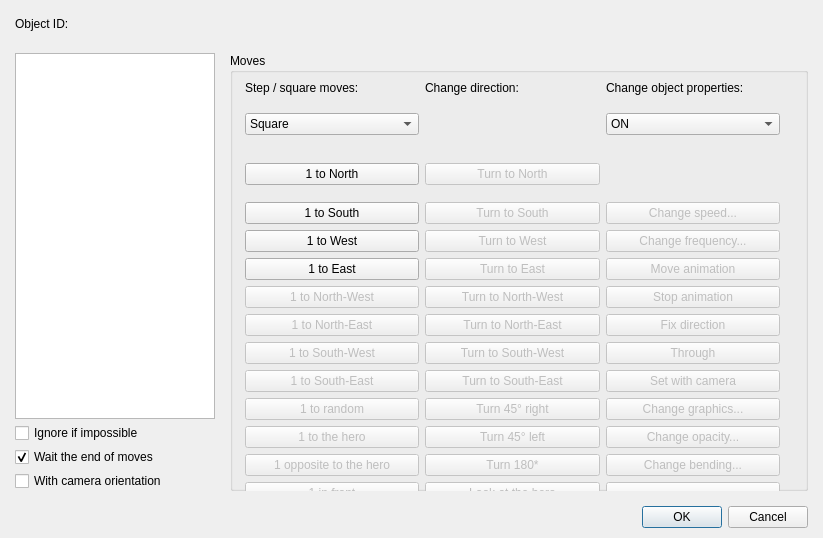
<?xml version="1.0" encoding="UTF-8"?>
<ui version="4.0">
 <class>DialogCommandMoveObject</class>
 <widget class="QDialog" name="DialogCommandMoveObject">
  <property name="geometry">
   <rect>
    <x>0</x>
    <y>0</y>
    <width>823</width>
    <height>538</height>
   </rect>
  </property>
  <property name="windowTitle">
   <string>Move object...</string>
  </property>
  <layout class="QGridLayout" name="gridLayout">
   <property name="leftMargin">
    <number>15</number>
   </property>
   <property name="topMargin">
    <number>10</number>
   </property>
   <property name="rightMargin">
    <number>15</number>
   </property>
   <property name="bottomMargin">
    <number>10</number>
   </property>
   <item row="0" column="0">
    <layout class="QVBoxLayout" name="verticalLayout_2">
     <property name="spacing">
      <number>15</number>
     </property>
     <item>
      <layout class="QHBoxLayout" name="horizontalLayout" stretch="0,0,1">
       <item>
        <widget class="QLabel" name="labelObjectID">
         <property name="text">
          <string>Object ID:</string>
         </property>
        </widget>
       </item>
       <item>
        <widget class="PanelPrimitiveValue" name="widgetPrimitiveObjectID" native="true">
         <property name="minimumSize">
          <size>
           <width>250</width>
           <height>27</height>
          </size>
         </property>
         <property name="maximumSize">
          <size>
           <width>250</width>
           <height>27</height>
          </size>
         </property>
        </widget>
       </item>
       <item>
        <spacer name="horizontalSpacer">
         <property name="orientation">
          <enum>Qt::Horizontal</enum>
         </property>
         <property name="sizeHint" stdset="0">
          <size>
           <width>208</width>
           <height>28</height>
          </size>
         </property>
        </spacer>
       </item>
      </layout>
     </item>
     <item>
      <layout class="QHBoxLayout" name="horizontalLayout_2" stretch="0,1">
       <item>
        <layout class="QVBoxLayout" name="verticalLayout" stretch="1,0,0,0">
         <property name="spacing">
          <number>4</number>
         </property>
         <item>
          <widget class="WidgetSuperTree" name="treeView">
           <property name="minimumSize">
            <size>
             <width>200</width>
             <height>0</height>
            </size>
           </property>
           <property name="maximumSize">
            <size>
             <width>200</width>
             <height>16777215</height>
            </size>
           </property>
           <attribute name="headerVisible">
            <bool>false</bool>
           </attribute>
          </widget>
         </item>
         <item>
          <widget class="QCheckBox" name="checkBoxIgnore">
           <property name="text">
            <string>Ignore if impossible</string>
           </property>
          </widget>
         </item>
         <item>
          <widget class="QCheckBox" name="checkBoxWaitEnd">
           <property name="text">
            <string>Wait the end of moves</string>
           </property>
           <property name="checked">
            <bool>true</bool>
           </property>
          </widget>
         </item>
         <item>
          <widget class="QCheckBox" name="checkBoxCameraOrientation">
           <property name="text">
            <string>With camera orientation</string>
           </property>
          </widget>
         </item>
        </layout>
       </item>
       <item>
        <widget class="QGroupBox" name="groupBox">
         <property name="title">
          <string>Moves</string>
         </property>
         <widget class="QWidget" name="layoutWidget">
          <property name="geometry">
           <rect>
            <x>15</x>
            <y>26</y>
            <width>535</width>
            <height>453</height>
           </rect>
          </property>
          <layout class="QGridLayout" name="gridLayout_2">
           <item row="0" column="0">
            <widget class="QLabel" name="label_2">
             <property name="minimumSize">
              <size>
               <width>0</width>
               <height>17</height>
              </size>
             </property>
             <property name="maximumSize">
              <size>
               <width>16777215</width>
               <height>17</height>
              </size>
             </property>
             <property name="text">
              <string>Step / square moves:</string>
             </property>
            </widget>
           </item>
           <item row="0" column="1">
            <widget class="QLabel" name="label_3">
             <property name="minimumSize">
              <size>
               <width>0</width>
               <height>17</height>
              </size>
             </property>
             <property name="maximumSize">
              <size>
               <width>16777215</width>
               <height>17</height>
              </size>
             </property>
             <property name="text">
              <string>Change direction:</string>
             </property>
            </widget>
           </item>
           <item row="0" column="2">
            <widget class="QLabel" name="label_4">
             <property name="minimumSize">
              <size>
               <width>0</width>
               <height>17</height>
              </size>
             </property>
             <property name="maximumSize">
              <size>
               <width>16777215</width>
               <height>17</height>
              </size>
             </property>
             <property name="text">
              <string>Change object properties:</string>
             </property>
            </widget>
           </item>
           <item row="1" column="0">
            <widget class="QComboBox" name="comboBoxStepSquare">
             <item>
              <property name="text">
               <string>Square</string>
              </property>
             </item>
             <item>
              <property name="text">
               <string>Step</string>
              </property>
             </item>
            </widget>
           </item>
           <item row="1" column="1">
            <spacer name="verticalSpacer">
             <property name="orientation">
              <enum>Qt::Vertical</enum>
             </property>
             <property name="sizeHint" stdset="0">
              <size>
               <width>20</width>
               <height>40</height>
              </size>
             </property>
            </spacer>
           </item>
           <item row="1" column="2">
            <widget class="QComboBox" name="comboBox_2">
             <item>
              <property name="text">
               <string>ON</string>
              </property>
             </item>
             <item>
              <property name="text">
               <string>OFF</string>
              </property>
             </item>
            </widget>
           </item>
           <item row="2" column="0">
            <widget class="QPushButton" name="pushButtonStepSquareNorth">
             <property name="text">
              <string>1 to North</string>
             </property>
            </widget>
           </item>
           <item row="2" column="1">
            <widget class="QPushButton" name="pushButton_25">
             <property name="enabled">
              <bool>false</bool>
             </property>
             <property name="text">
              <string>Turn to North</string>
             </property>
            </widget>
           </item>
           <item row="2" column="2">
            <spacer name="verticalSpacer_2">
             <property name="orientation">
              <enum>Qt::Vertical</enum>
             </property>
             <property name="sizeHint" stdset="0">
              <size>
               <width>20</width>
               <height>40</height>
              </size>
             </property>
            </spacer>
           </item>
           <item row="3" column="0">
            <widget class="QPushButton" name="pushButtonStepSquareSouth">
             <property name="text">
              <string>1 to South</string>
             </property>
            </widget>
           </item>
           <item row="3" column="1">
            <widget class="QPushButton" name="pushButton_19">
             <property name="enabled">
              <bool>false</bool>
             </property>
             <property name="text">
              <string>Turn to South</string>
             </property>
            </widget>
           </item>
           <item row="3" column="2">
            <widget class="QPushButton" name="pushButton_26">
             <property name="enabled">
              <bool>false</bool>
             </property>
             <property name="text">
              <string>Change speed...</string>
             </property>
            </widget>
           </item>
           <item row="4" column="0">
            <widget class="QPushButton" name="pushButtonStepSquareWest">
             <property name="text">
              <string>1 to West</string>
             </property>
            </widget>
           </item>
           <item row="4" column="1">
            <widget class="QPushButton" name="pushButton_20">
             <property name="enabled">
              <bool>false</bool>
             </property>
             <property name="text">
              <string>Turn to West</string>
             </property>
            </widget>
           </item>
           <item row="4" column="2">
            <widget class="QPushButton" name="pushButton_35">
             <property name="enabled">
              <bool>false</bool>
             </property>
             <property name="text">
              <string>Change frequency...</string>
             </property>
            </widget>
           </item>
           <item row="5" column="0">
            <widget class="QPushButton" name="pushButtonStepSquareEast">
             <property name="text">
              <string>1 to East</string>
             </property>
            </widget>
           </item>
           <item row="5" column="1">
            <widget class="QPushButton" name="pushButton_16">
             <property name="enabled">
              <bool>false</bool>
             </property>
             <property name="text">
              <string>Turn to East</string>
             </property>
            </widget>
           </item>
           <item row="5" column="2">
            <widget class="QPushButton" name="pushButton_31">
             <property name="enabled">
              <bool>false</bool>
             </property>
             <property name="text">
              <string>Move animation</string>
             </property>
            </widget>
           </item>
           <item row="6" column="0">
            <widget class="QPushButton" name="pushButtonStepSquareNorthWest">
             <property name="enabled">
              <bool>false</bool>
             </property>
             <property name="text">
              <string>1 to North-West</string>
             </property>
            </widget>
           </item>
           <item row="6" column="1">
            <widget class="QPushButton" name="pushButton_21">
             <property name="enabled">
              <bool>false</bool>
             </property>
             <property name="text">
              <string>Turn to North-West</string>
             </property>
            </widget>
           </item>
           <item row="6" column="2">
            <widget class="QPushButton" name="pushButton_33">
             <property name="enabled">
              <bool>false</bool>
             </property>
             <property name="text">
              <string>Stop animation</string>
             </property>
            </widget>
           </item>
           <item row="7" column="0">
            <widget class="QPushButton" name="pushButtonStepSquareNorthEast">
             <property name="enabled">
              <bool>false</bool>
             </property>
             <property name="text">
              <string>1 to North-East</string>
             </property>
            </widget>
           </item>
           <item row="7" column="1">
            <widget class="QPushButton" name="pushButton_17">
             <property name="enabled">
              <bool>false</bool>
             </property>
             <property name="text">
              <string>Turn to North-East</string>
             </property>
            </widget>
           </item>
           <item row="7" column="2">
            <widget class="QPushButton" name="pushButton_34">
             <property name="enabled">
              <bool>false</bool>
             </property>
             <property name="text">
              <string>Fix direction</string>
             </property>
            </widget>
           </item>
           <item row="8" column="0">
            <widget class="QPushButton" name="pushButtonStepSquareSouthWest">
             <property name="enabled">
              <bool>false</bool>
             </property>
             <property name="text">
              <string>1 to South-West</string>
             </property>
            </widget>
           </item>
           <item row="8" column="1">
            <widget class="QPushButton" name="pushButton_15">
             <property name="enabled">
              <bool>false</bool>
             </property>
             <property name="text">
              <string>Turn to South-West</string>
             </property>
            </widget>
           </item>
           <item row="8" column="2">
            <widget class="QPushButton" name="pushButton_36">
             <property name="enabled">
              <bool>false</bool>
             </property>
             <property name="text">
              <string>Through</string>
             </property>
            </widget>
           </item>
           <item row="9" column="0">
            <widget class="QPushButton" name="pushButtonStepSquareSouthEast">
             <property name="enabled">
              <bool>false</bool>
             </property>
             <property name="text">
              <string>1 to South-East</string>
             </property>
            </widget>
           </item>
           <item row="9" column="1">
            <widget class="QPushButton" name="pushButton_24">
             <property name="enabled">
              <bool>false</bool>
             </property>
             <property name="text">
              <string>Turn to South-East</string>
             </property>
            </widget>
           </item>
           <item row="9" column="2">
            <widget class="QPushButton" name="pushButton_23">
             <property name="enabled">
              <bool>false</bool>
             </property>
             <property name="text">
              <string>Set with camera</string>
             </property>
            </widget>
           </item>
           <item row="10" column="0">
            <widget class="QPushButton" name="pushButtonStepSquareRandom">
             <property name="enabled">
              <bool>false</bool>
             </property>
             <property name="text">
              <string>1 to random</string>
             </property>
            </widget>
           </item>
           <item row="10" column="1">
            <widget class="QPushButton" name="pushButton_18">
             <property name="enabled">
              <bool>false</bool>
             </property>
             <property name="text">
              <string>Turn 45° right</string>
             </property>
            </widget>
           </item>
           <item row="10" column="2">
            <widget class="QPushButton" name="pushButton_28">
             <property name="enabled">
              <bool>false</bool>
             </property>
             <property name="text">
              <string>Change graphics...</string>
             </property>
            </widget>
           </item>
           <item row="11" column="0">
            <widget class="QPushButton" name="pushButtonStepSquareHero">
             <property name="enabled">
              <bool>false</bool>
             </property>
             <property name="text">
              <string>1 to the hero</string>
             </property>
            </widget>
           </item>
           <item row="11" column="1">
            <widget class="QPushButton" name="pushButton_14">
             <property name="enabled">
              <bool>false</bool>
             </property>
             <property name="text">
              <string>Turn 45° left</string>
             </property>
            </widget>
           </item>
           <item row="11" column="2">
            <widget class="QPushButton" name="pushButton_27">
             <property name="enabled">
              <bool>false</bool>
             </property>
             <property name="text">
              <string>Change opacity...</string>
             </property>
            </widget>
           </item>
           <item row="12" column="0">
            <widget class="QPushButton" name="pushButtonStepSquareOppositeHero">
             <property name="enabled">
              <bool>false</bool>
             </property>
             <property name="text">
              <string>1 opposite to the hero</string>
             </property>
            </widget>
           </item>
           <item row="12" column="1">
            <widget class="QPushButton" name="pushButton_37">
             <property name="enabled">
              <bool>false</bool>
             </property>
             <property name="text">
              <string>Turn 180*</string>
             </property>
            </widget>
           </item>
           <item row="12" column="2">
            <widget class="QPushButton" name="pushButton_29">
             <property name="enabled">
              <bool>false</bool>
             </property>
             <property name="text">
              <string>Change bending...</string>
             </property>
            </widget>
           </item>
           <item row="13" column="0">
            <widget class="QPushButton" name="pushButtonStepSquareFront">
             <property name="enabled">
              <bool>false</bool>
             </property>
             <property name="text">
              <string>1 in front</string>
             </property>
            </widget>
           </item>
           <item row="13" column="1">
            <widget class="QPushButton" name="pushButton_13">
             <property name="enabled">
              <bool>false</bool>
             </property>
             <property name="text">
              <string>Look at the hero</string>
             </property>
            </widget>
           </item>
           <item row="13" column="2">
            <widget class="QPushButton" name="pushButton_32">
             <property name="enabled">
              <bool>false</bool>
             </property>
             <property name="text">
              <string>...</string>
             </property>
            </widget>
           </item>
           <item row="14" column="0">
            <widget class="QPushButton" name="pushButtonStepSquareBack">
             <property name="enabled">
              <bool>false</bool>
             </property>
             <property name="text">
              <string>1 back</string>
             </property>
            </widget>
           </item>
           <item row="14" column="1">
            <widget class="QPushButton" name="pushButton_22">
             <property name="enabled">
              <bool>false</bool>
             </property>
             <property name="text">
              <string>Look at the hero opposite</string>
             </property>
            </widget>
           </item>
           <item row="14" column="2">
            <widget class="QPushButton" name="pushButton_30">
             <property name="enabled">
              <bool>false</bool>
             </property>
             <property name="text">
              <string>....</string>
             </property>
            </widget>
           </item>
          </layout>
         </widget>
        </widget>
       </item>
      </layout>
     </item>
     <item>
      <widget class="QDialogButtonBox" name="buttonBox">
       <property name="orientation">
        <enum>Qt::Horizontal</enum>
       </property>
       <property name="standardButtons">
        <set>QDialogButtonBox::Cancel|QDialogButtonBox::Ok</set>
       </property>
      </widget>
     </item>
    </layout>
   </item>
  </layout>
 </widget>
 <customwidgets>
  <customwidget>
   <class>WidgetSuperTree</class>
   <extends>QTreeView</extends>
   <header>widgetsupertree.h</header>
  </customwidget>
  <customwidget>
   <class>PanelPrimitiveValue</class>
   <extends>QWidget</extends>
   <header>panelprimitivevalue.h</header>
   <container>1</container>
  </customwidget>
 </customwidgets>
 <resources/>
 <connections>
  <connection>
   <sender>buttonBox</sender>
   <signal>accepted()</signal>
   <receiver>DialogCommandMoveObject</receiver>
   <slot>accept()</slot>
   <hints>
    <hint type="sourcelabel">
     <x>248</x>
     <y>254</y>
    </hint>
    <hint type="destinationlabel">
     <x>157</x>
     <y>274</y>
    </hint>
   </hints>
  </connection>
  <connection>
   <sender>buttonBox</sender>
   <signal>rejected()</signal>
   <receiver>DialogCommandMoveObject</receiver>
   <slot>reject()</slot>
   <hints>
    <hint type="sourcelabel">
     <x>316</x>
     <y>260</y>
    </hint>
    <hint type="destinationlabel">
     <x>286</x>
     <y>274</y>
    </hint>
   </hints>
  </connection>
 </connections>
</ui>
